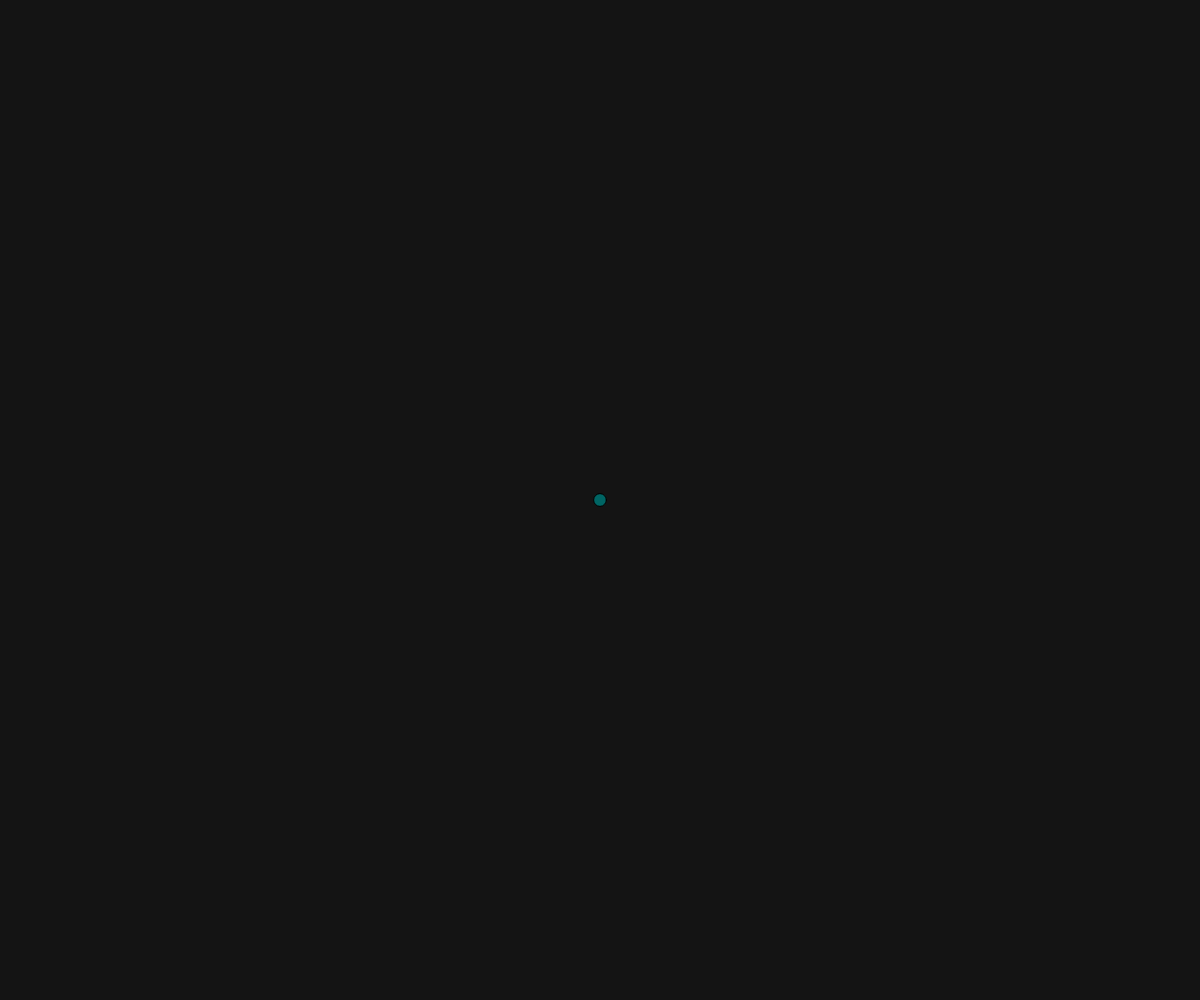
Frame 1 (no input)
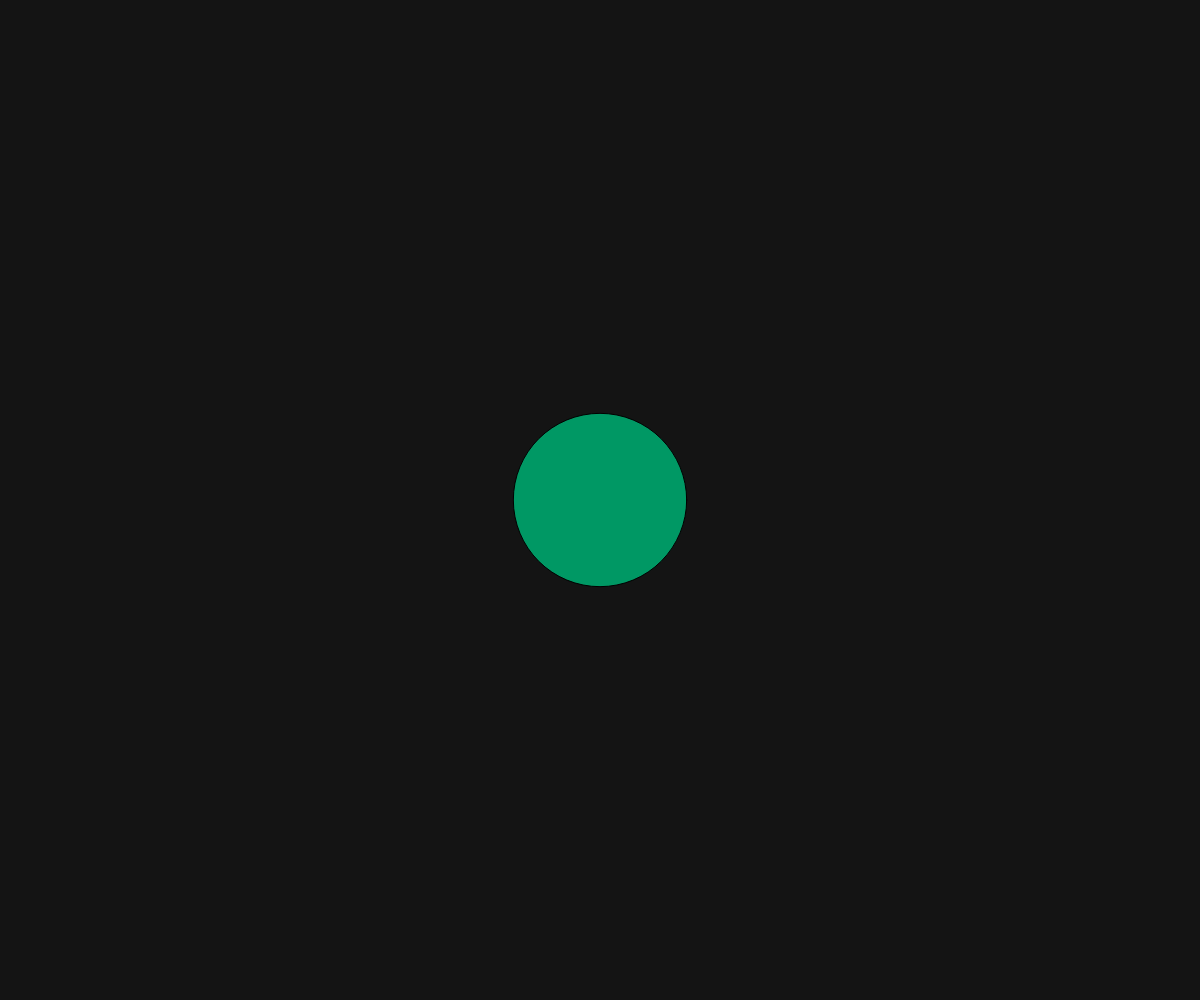
Frame 60 (no input)
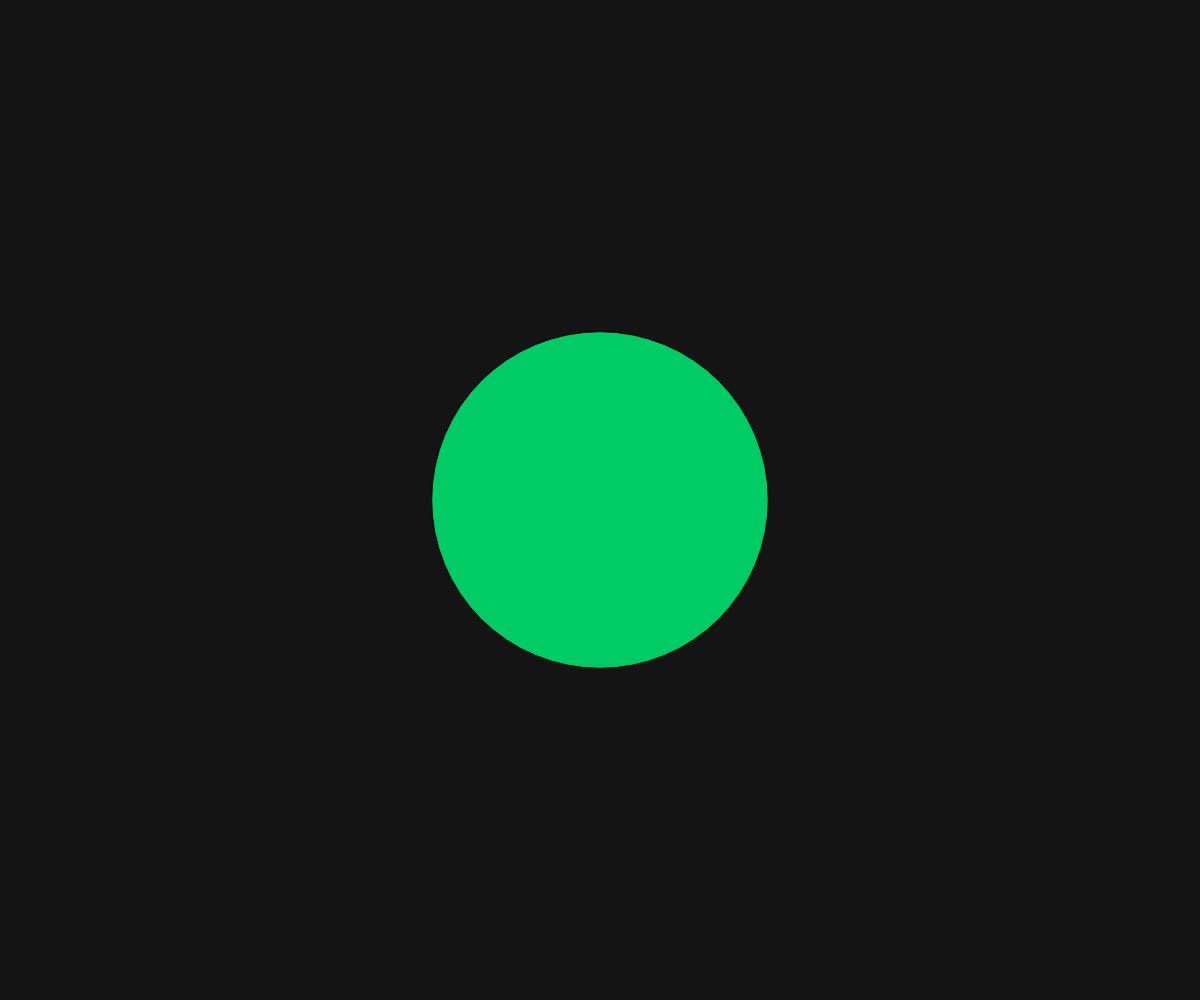
Frame 120 (the mouse pressed at the canvas centre since frame 60)

The p5.js sketch that drew these frames (run headless with seeded random() and noise() and a simulated clock; from frame 60 on, the mouse is pressed at the canvas centre):

// p5.js sketch
// ── sketch.js
// TODO: time with map() and mod

function setup() {
  createCanvas(windowWidth, windowHeight);
}

function draw() {
  background(20);
  
  //period of our cycle
  let P = 3000;
  let counter = millis() % P;

  //creates a diameter variable for our ellipse that increases over 2000mls
  let md = map(counter, 0,P, 10,500);
  let mg = map(counter, 0, P, 100, 255);

  fill(0, mg, 100);
  ellipse(width / 2, height / 2, md);
  //you could draw a girls face with this as bubblegum popping
  //maybe the circle expands until you click it and then it 'pops'
  //or it pops at the widest point of the screen if u dont click
  //some pink on girls face to show bubblegum
  //omg and you can make it lighter pink over time

  //or you could make a lot of strobing lights lol
}
